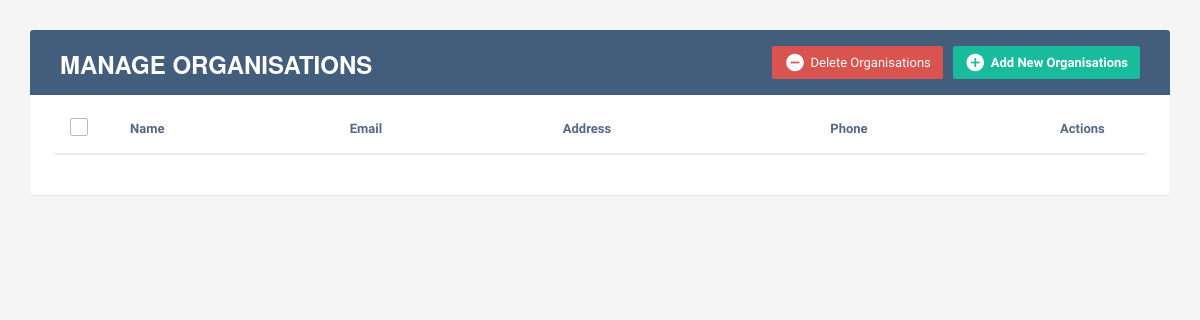
Page /organisations/ on the earlier database version.
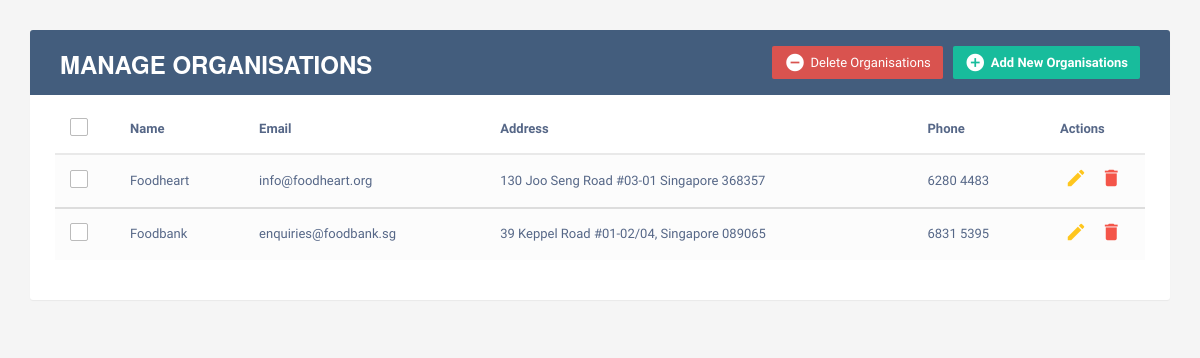
Same page on the later database version.
### models.py (models this page shows)
class Organisations(sqldb.Model):
    id = sqldb.Column(sqldb.Integer, primary_key=True)
    name = sqldb.Column(sqldb.String())
    email = sqldb.Column(sqldb.String())
    address = sqldb.Column(sqldb.String())
    phone = sqldb.Column(sqldb.String())

### CommuHub_Routing.py (the view)
@app.route('/organisations/')
def organisations():
    all_org = Organisations.query.all()
    return render_template('organisations.html', all_org = all_org)

### templates/organisations.html (shortened to what this page needs)
<!DOCTYPE html>
<html lang="en">
<head>
<link rel="stylesheet" href="https://maxcdn.bootstrapcdn.com/font-awesome/4.7.0/css/font-awesome.min.css">
<link rel="stylesheet" href="https://maxcdn.bootstrapcdn.com/bootstrap/3.3.7/css/bootstrap.min.css">
<link href="../static/css/freelancer.min.css" rel="stylesheet">
</head>
<body>
    <div class="container">
        <div class="table-wrapper">
            <div class="table-title">
                <div class="row">
                    <div class="col-sm-6">
						<h2>Manage <b>Organisations</b></h2>
					</div>
					<div class="col-sm-6">
						<a href="#addOrgModal" class="btn btn-success" data-toggle="modal"><i class="material-icons">&#xE147;</i> <span>Add New Organisations</span></a>
						<a href="#deleteOrgModal" class="btn btn-danger" data-toggle="modal"><i class="material-icons">&#xE15C;</i> <span>Delete Organisations</span></a>
					</div>
                </div>
            </div>
            <table class="table table-striped table-hover">
                <thead>
                    <tr>
						<th>
							<span class="custom-checkbox">
								<label for="selectAll"></label>
							</span>
						</th>
                        <th>Name</th>
                        <th>Email</th>
						<th>Address</th>
                        <th>Phone</th>
                        <th>Actions</th>
                    </tr>
                </thead>
                <tbody>
					{% for a in all_org %}
                    <tr>
						<td>
							<span class="custom-checkbox">
								<label for="checkbox1"></label>
							</span>
						</td>
                        <td>{{a.name}}</td>
                        <td>{{a.email}}</td>
						<td>{{a.address}}</td>
                        <td>{{a.phone}}</td>
                        <td>
                            <a href="#editOrgModal{{a.id}}" class="edit" data-toggle="modal"><i class="material-icons" data-toggle="tooltip" title="Edit">&#xE254;</i></a>
                            <a href="#deleteOrgModal{{a.id}}" class="delete" data-toggle="modal"><i class="material-icons" data-toggle="tooltip" title="Delete">&#xE872;</i></a>
                        </td>
					</tr>
				</tbody>
		{% endfor %}
            </table>
        </div>
    </div>
</body>
</html>

Differences in the rows shown:
added Organisations: name "Foodheart", email "info@foodheart.org", address "130 Joo Seng Road #03-01 Singapore 368357", phone "6280 4483"
added Organisations: name "Foodbank", email "enquiries@foodbank.sg", address "39 Keppel Road #01-02/04, Singapore 089065", phone "6831 5395"
